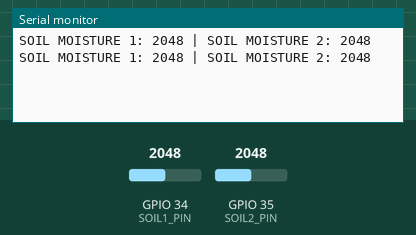
The sketch below on a simulated ESP32. Parts: the last lines printed to the serial monitor. The test bench sets the inputs (shaded band); at power-on: GPIO 34 (SOIL1_PIN) = 2048, GPIO 35 (SOIL2_PIN) = 2048.

Above: at 1.8 s.
1.9 s: GPIO 34 (SOIL1_PIN) set to 2866
At 2.6 s:
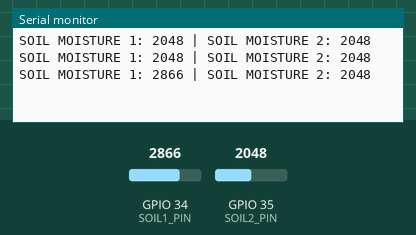
3.4 s: GPIO 35 (SOIL2_PIN) set to 2866
At 4.7 s:
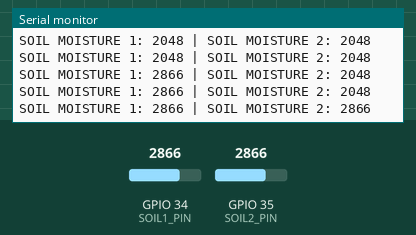
4.9 s: GPIO 34 (SOIL1_PIN) set to 3603
At 5.8 s:
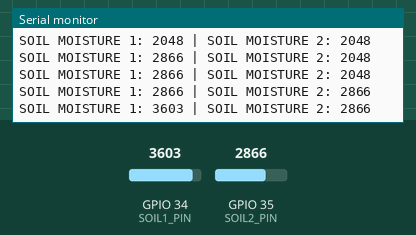
6.4 s: GPIO 35 (SOIL2_PIN) set to 3603
At 7.7 s:
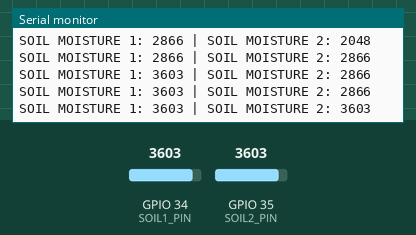
Timing chart, 0 to 8.9 s (numbered marks = the images above; inputs shaded):
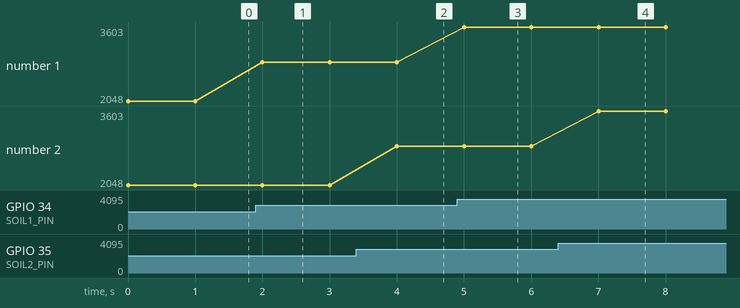

Measured:
- after the input at 1.9 s, the serial monitor: prints a new line after 0.10 s (image 1)
- after the input at 3.4 s, the serial monitor: prints a new line after 0.60 s (image 2)
- after the input at 4.9 s, the serial monitor: prints a new line after 0.10 s (image 3)
- after the input at 6.4 s, the serial monitor: prints a new line after 0.60 s (image 4)
- plotted number 1: 2048 → 2866 after the input at 1.9 s, 2866 → 3603 after the input at 4.9 s

The sketch:

SOIL_MOIST.ino
```cpp
const int SOIL1_PIN = 34;
const int SOIL2_PIN = 35;

void setup() {
  Serial.begin(115200);
}

void loop() {
  Serial.print("SOIL MOISTURE 1: ");
  Serial.print(analogRead(SOIL1_PIN));
  Serial.print(" | SOIL MOISTURE 2: ");
  Serial.println(analogRead(SOIL2_PIN));
  delay(1000);
}
```
